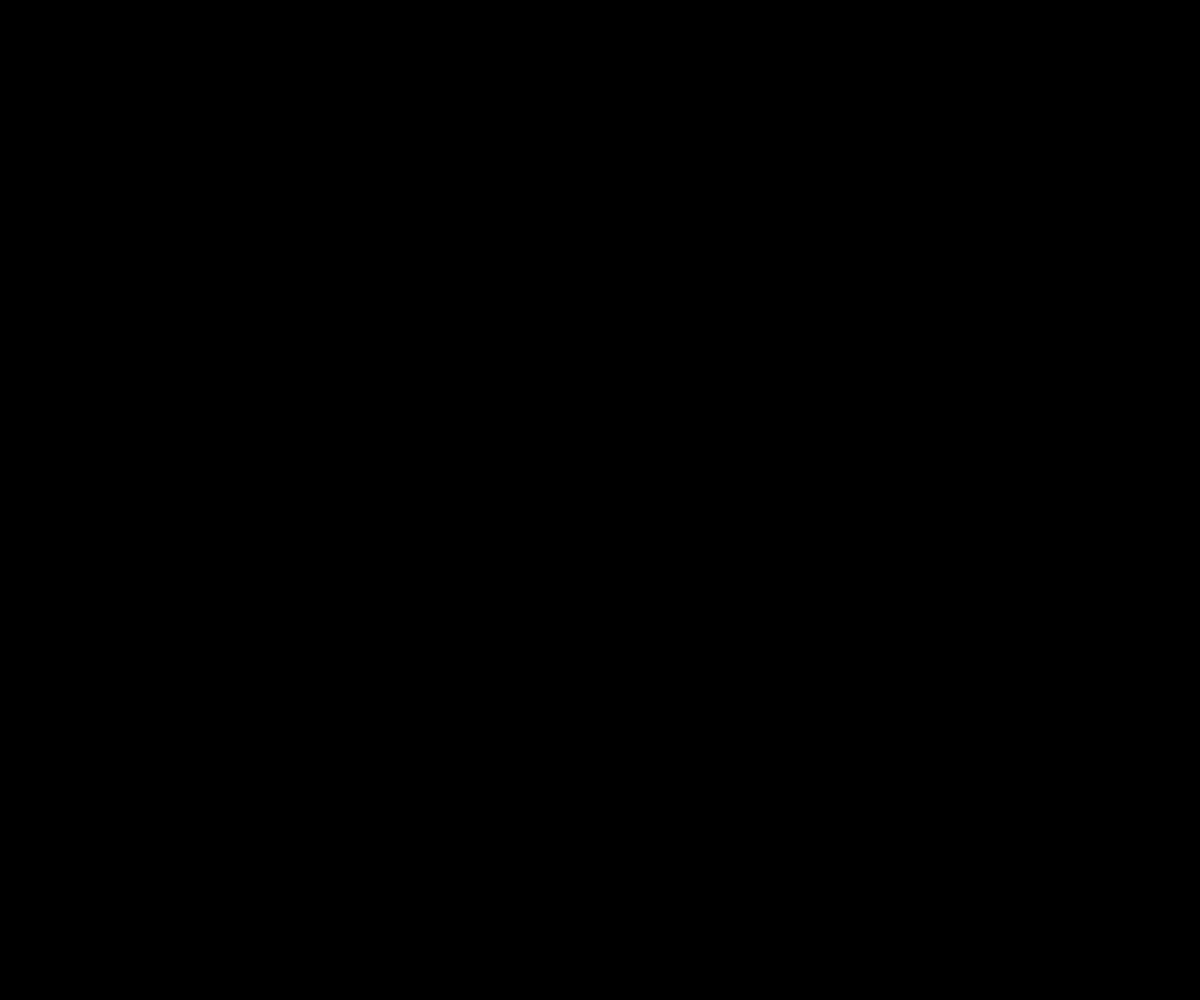
Frame 1 (no input)
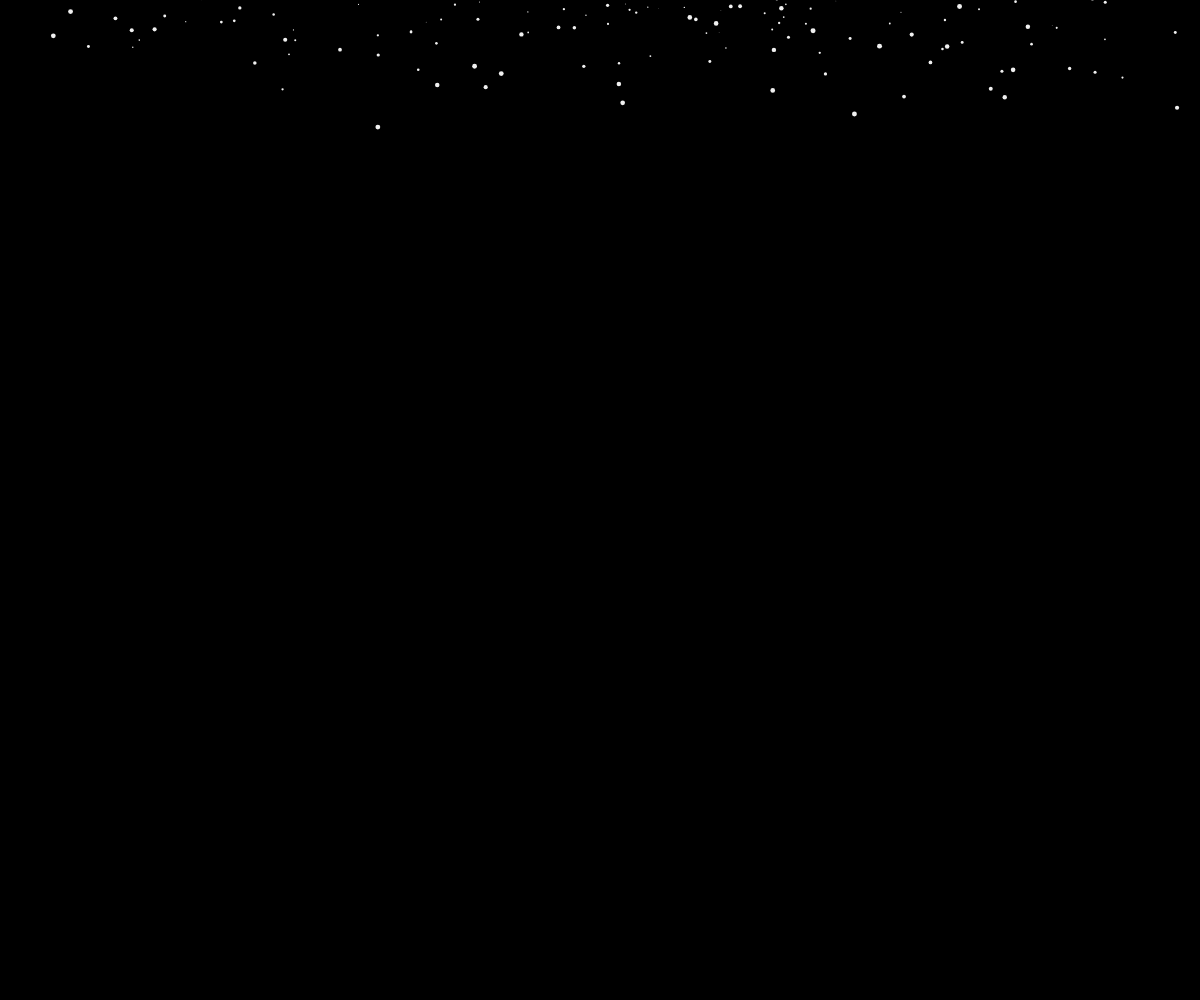
Frame 60 (no input)
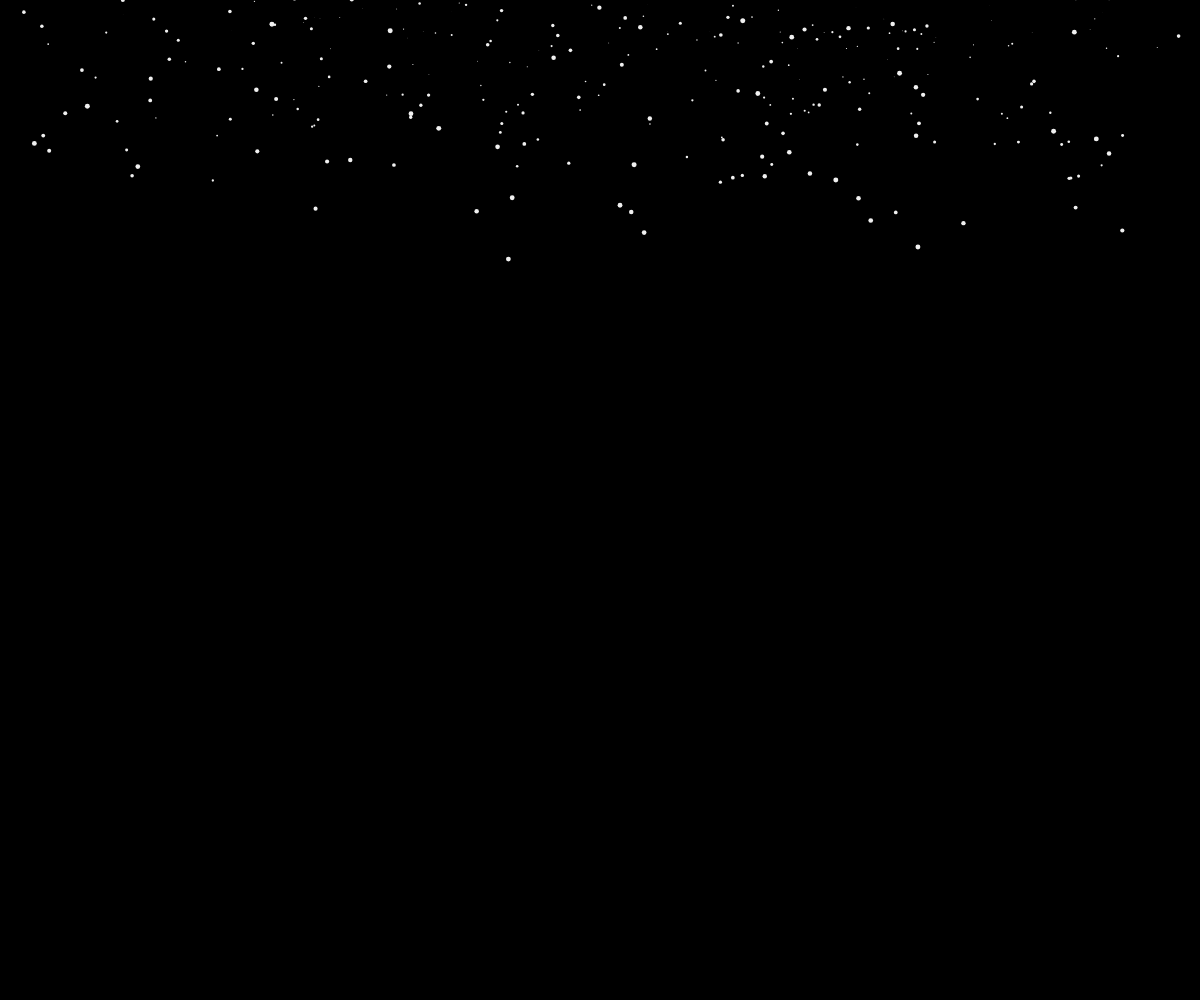
Frame 120 (the mouse pressed at the canvas centre since frame 60)

The p5.js sketch that drew these frames (run headless with seeded random() and noise() and a simulated clock; from frame 60 on, the mouse is pressed at the canvas centre):

// p5.js sketch
// ── sketch.js

let snowflakes = [];


function setup() {
  createCanvas(windowWidth, windowHeight);
  fill(240);
  noStroke();
}



function draw() {
  background(0);
  let t = frameCount / 50;


  for (let i = 0; i < random(6); i++) {
    snowflakes.push(new snowflake());
  }



  for (let flake of snowflakes) {
    flake.update(t);
    flake.display();
  }
}



function snowflake() {
  this.posX = 0;
  this.posY = random(-50, 0);
  this.initialangle = random(0, 6 * PI);
  this.size = random(0,5, 7);

  
  this.radius = sqrt(random(pow(width / 2, 2)));


  this.update = function(time) {
    let w = 0.3;
    let angle = w * time + this.initialangle;
    this.posX = width / 2 + this.radius * sin(angle);


    this.posY += pow(this.size, 0.5);


    if (this.posY > height) {
      let index = snowflakes.indexOf(this);
      snowflakes.splice(index, 1);
    }
  };



  this.display = function() {
    ellipse(this.posX, this.posY, this.size);
  };
}

// realizzato con il tutorial di p5*js
